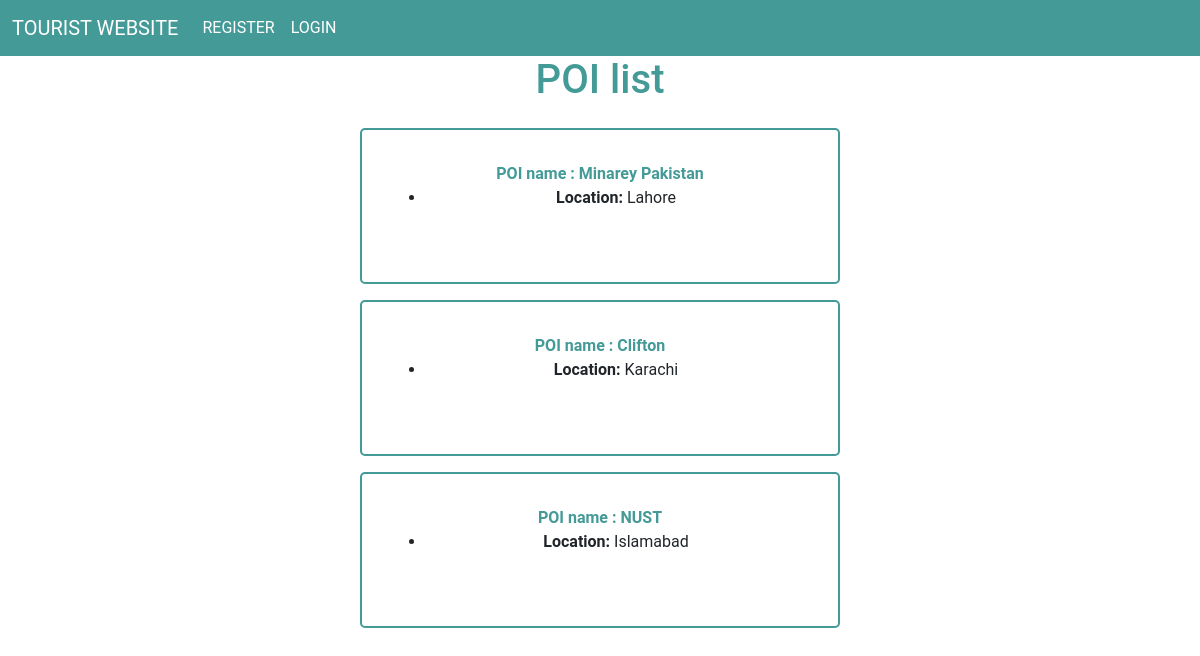
Page //POI_V on the committed database.
### tourists/models.py (models this page shows, shortened)
class POI_add(models.Model):
    POI_name =  models.CharField('POI_Name', max_length= 120)
    location = models.CharField('POI_location',max_length=30)

### tourists/views.py (the view)
# urls.py: path('/POI_V',views.POI_view, name = "add-list-POI"),
def POI_view(request):
    cursor = connection.cursor()
    query = f'Select POI_name,location from tourists_poi_add'
    cursor.execute(query)
    return render(request,'tourists/POI_add_list.html',{'POI_list':cursor})

### tourists/templates/tourists/POI_add_list.html (shortened to what this page needs)
{% extends 'tourists/base.html' %} {% block content %}
<div class="poi_avail">
    <h1 class="heading_color">POI list</h1>
    {% for POI in POI_list %}
    <div class="poi_ind">
        <strong class="heading_color"> POI name : {{ POI.0 }}</strong>
    <ul>
        <li><strong> Location: </strong> {{ POI.1 }}</li>
    </ul>
    <br />
    </div>
    {% endfor %}
</div>
 {% endblock %}

### tourists/templates/tourists/POI_add_list.html (style rules this page uses)
* { margin: 0; padding: 0; }
body { box-sizing: border-box; font-family: "Roboto", sans-serif; font-size: 16px; scroll-behavior: smooth; }
.poi_avail { display: flex; justify-content: center; align-items: center; flex-direction: column; gap: 1em; }
.heading_color { color: #439A97; }
.poi_ind { border: 2px solid #439A97; border-radius: 5px; padding: 2em; text-align: center; width: 40%; }

### rows in the picture
POI_add: POI_name "Minarey Pakistan", location "Lahore"
POI_add: POI_name "Clifton", location "Karachi"
POI_add: POI_name "NUST", location "Islamabad"
